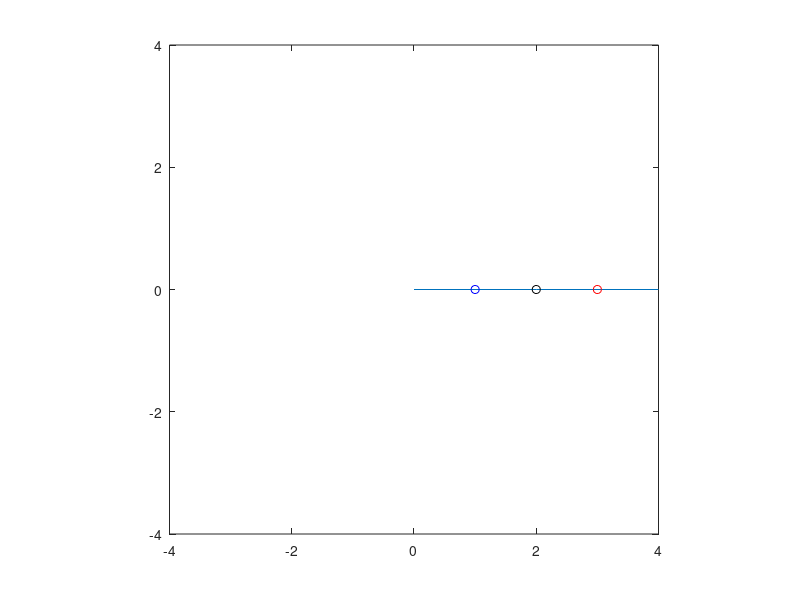

Source code (MATLAB):
th1 = linspace(0, 2*pi,200);
th2 = linspace(0, -2*pi,200);
l = 2;
p_cm = l/4*(3*[cos(th1); sin(th1)] + [cos(th1+th2); sin(th1+th2)]);
p_cm1 = p_cm - l/4*[cos(th1)+cos(th1+th2); sin(th1)+sin(th1+th2)];
p_cm2 = p_cm + l/4*[cos(th1)+cos(th1+th2); sin(th1)+sin(th1+th2)];

for i = 1 : length(th1)
    hold off
    plot([0, l*cos(th1(i)), l*cos(th1(i))+l*cos(th1(i)+th2(i))], ...
        [0, l*sin(th1(i)), l*sin(th1(i))+l*sin(th1(i)+th2(i))]);
    hold on
    plot(p_cm(1,i), p_cm(2,i), 'ko');
    plot(p_cm1(1,i), p_cm1(2,i), 'bo');
    plot(p_cm2(1,i), p_cm2(2,i), 'ro');
    axis(l*[-2 2 -2 2])
    axis equal
    drawnow
end